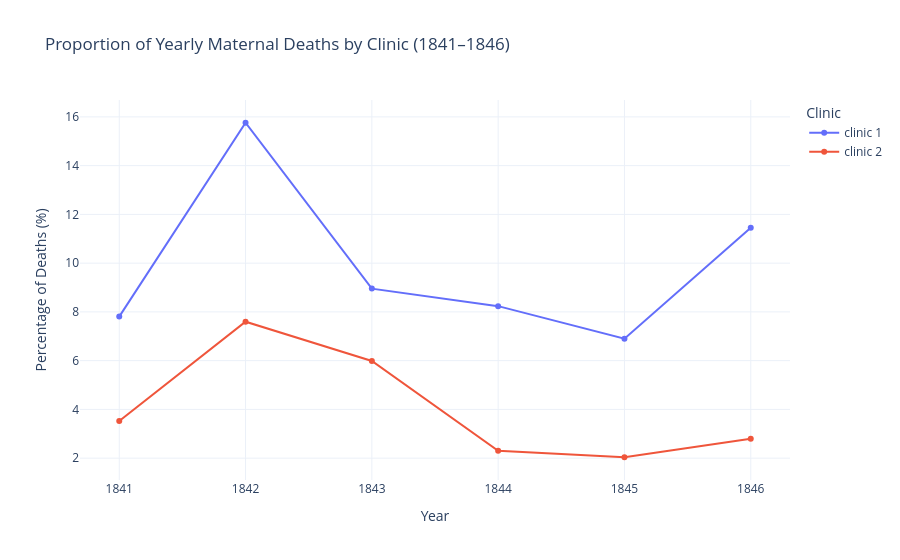

The notebook cell this image was saved under:
### Markdown cell above
### Plotting the Proportion of Yearly Deaths by Clinic

### Code cell
fig = px.line(
    df_yearly,
    x="year",
    y="pct_deaths",
    color="clinic",
    markers=True,
    title="Proportion of Yearly Maternal Deaths by Clinic (1841–1846)"
)
fig.update_layout(
    yaxis_title="Percentage of Deaths (%)",
    xaxis_title="Year",
    template="plotly_white",
    legend_title_text="Clinic"
)
fig.show()

### Figure 1 — Plotly figure (JSON) as saved in the notebook; plotly's stock layout.template omitted (floating-point values rounded to 4 significant figures)
{"data": [{"hovertemplate": "clinic=clinic 1<br>year=%{x}<br>pct_deaths=%{y}<extra></extra>", "legendgroup": "clinic 1", "line": {"color": "#636efa", "dash": "solid"}, "marker": {"symbol": "circle"}, "mode": "lines+markers", "name": "clinic 1", "orientation": "v", "showlegend": true, "x": [1841, 1842, 1843, 1844, 1845, 1846], "xaxis": "x", "y": [7.806, 15.76, 8.954, 8.236, 6.901, 11.45], "yaxis": "y", "type": "scatter"}, {"hovertemplate": "clinic=clinic 2<br>year=%{x}<br>pct_deaths=%{y}<extra></extra>", "legendgroup": "clinic 2", "line": {"color": "#EF553B", "dash": "solid"}, "marker": {"symbol": "circle"}, "mode": "lines+markers", "name": "clinic 2", "orientation": "v", "showlegend": true, "x": [1841, 1842, 1843, 1844, 1845, 1846], "xaxis": "x", "y": [3.522, 7.597, 5.988, 2.3, 2.036, 2.797], "yaxis": "y", "type": "scatter"}], "layout": {"xaxis": {"anchor": "y", "domain": [0.0, 1.0], "title": {"text": "Year"}}, "yaxis": {"anchor": "x", "domain": [0.0, 1.0], "title": {"text": "Percentage of Deaths (%)"}}, "legend": {"title": {"text": "Clinic"}, "tracegroupgap": 0}, "title": {"text": "Proportion of Yearly Maternal Deaths by Clinic (1841–1846)"}}}
